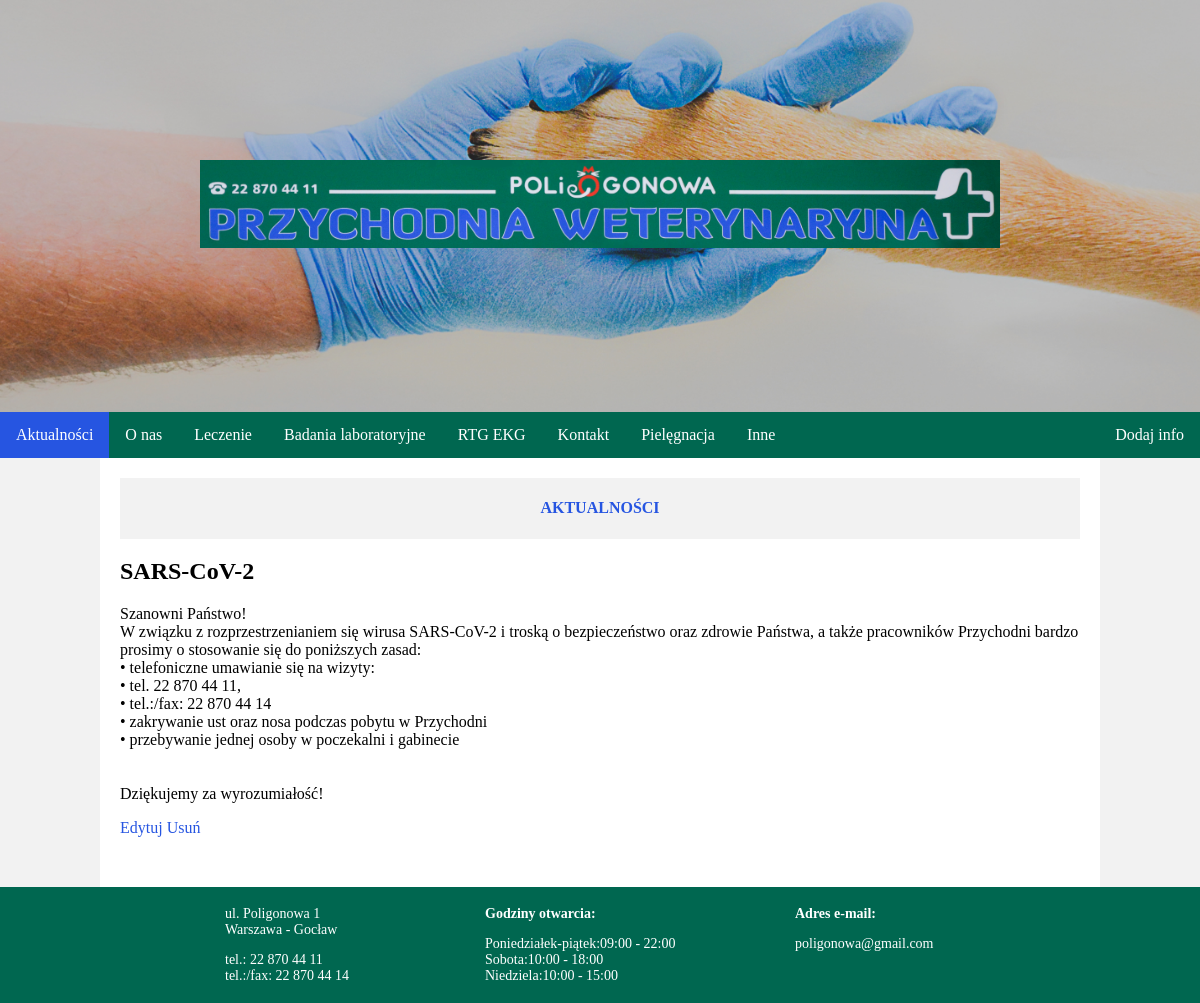
Screenshot of /news/9/ (signed in) with the database file from the repository.
### vet/models.py (models this page shows, shortened)
class News(models.Model):
    objects = None
    author = models.ForeignKey('auth.User', on_delete=models.CASCADE)
    title = models.CharField('Tytuł',max_length=200)
    text = models.TextField('Treść informacji')
    created_date = models.DateTimeField(
            default=timezone.now)
    published_date = models.DateTimeField(
            blank=True, null=True)

### vet/views.py (the view)
# urls.py: path('news/<int:pk>/', views.news_edit, name='news_edit'),
def news_edit(request, pk):
    post = get_object_or_404(News, pk=pk)
    return render(request, 'vet/news_edit.html', {'post': post})

### vet/templates/vet/news_edit.html
{% extends 'vet/vet.html' %}
{% block content %}
<div class="title"><h4>AKTUALNOŚCI</h4></div>
<h2>{{ post.title }}</h2>
<p>{{ post.text|linebreaksbr }}</p>
<span style="button_news"><a href="{% url 'news_change' pk=post.pk %}">Edytuj</a></span>
<span style="button_news"><a href="{% url 'news_delete' pk=post.pk %}">Usuń</a></span>
{% endblock %}

### vet/static/css/vet.css (style rules this page uses)
* { box-sizing: border-box; }
body { font-family: oxygen; margin: 0; background-color: #F2F2F2; }
.title { background-color: #f2f2f2; color:#2655e1; min-height:2em; justify-content: center; display: flex; }
.main a { color:#2655e1; text-decoration:none; }

### rows the page displays
News: title "SARS-CoV-2", text "Szanowni Państwo! W związku z rozprzestrzenianiem się wirusa SARS-CoV-2 i troską o bezpieczeństwo oraz zdrowie Państwa, a także pracowników Przychodni bardzo prosimy o stosowanie się do poniższych zasad: • telefoniczne umawianie się na wizyty: • tel. 22 870 44 11, • tel.:/fax: 22 870 44 14 • zakrywanie ust oraz nosa podczas pobytu w Przychodni • przebywanie jednej osoby w poczekalni i gabinecie Dziękujemy za wyrozumiałość!"
